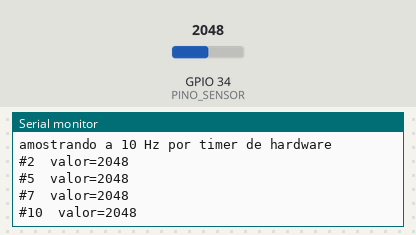
A sketch run on a simulated ESP32. On the bench: the last lines printed to the serial monitor. Inputs (shaded band) come from the test bench; at power-on: GPIO 34 (PINO_SENSOR) = 2048.

Above: at 1.5 s.
1.6 s: GPIO 34 (PINO_SENSOR) set to 1031
At 1.73 s:
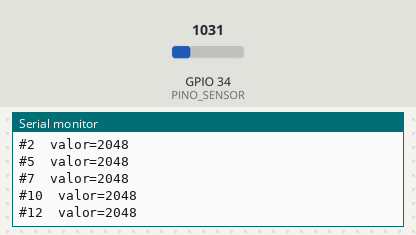
3.1 s: GPIO 34 (PINO_SENSOR) set to 954
At 3.48 s:
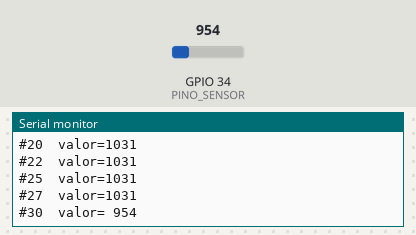
5.0 s: GPIO 34 (PINO_SENSOR) set to 107
At 5.23 s:
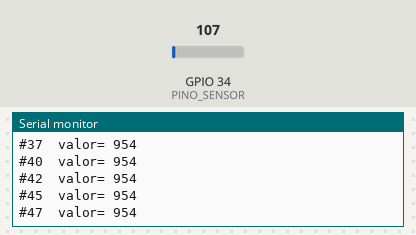
6.5 s: GPIO 34 (PINO_SENSOR) set to 95
At 6.98 s:
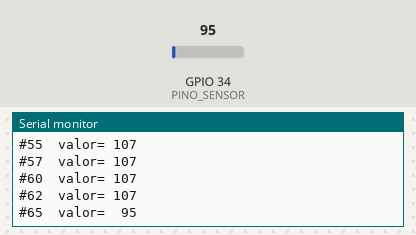

The sketch:

02d-timer-hardware.ino
```cpp
/*
 * Oficina de ESP32 — PETECO / UTFPR
 * 02. PWM e protocolos — timer de hardware (desafio da prática)
 *
 * Amostra um sensor em intervalo EXATO, sem depender de o loop() passar ali.
 *
 * ATENÇÃO: API do core 3.x.
 *   3.x (aqui):  timerBegin(frequencia) + timerAlarm(timer, valor, auto, cont)
 *   2.x (velho): timerBegin(num, divisor, contaPraCima) + timerAlarmWrite/Enable
 *
 * Montagem
 *   LDR ou potenciômetro no GPIO 34 (ADC1)
 */

const int PINO_SENSOR = 34;

hw_timer_t *timer = NULL;

// Compartilhadas entre a ISR e o loop: precisam ser volatile.
volatile bool     temAmostra = false;
volatile uint32_t amostra    = 0;
volatile uint32_t totalAmostras = 0;

// A ISR do timer segue as MESMAS regras da ISR de GPIO:
// IRAM_ATTR, nada de Serial.print, nada de delay, nada de alocação.
void IRAM_ATTR aoEstourarTimer() {
  amostra = analogRead(PINO_SENSOR);
  totalAmostras++;
  temAmostra = true;
}

void setup() {
  Serial.begin(115200);
  delay(300);

  // Base de 1 MHz: cada tique do contador vale 1 microssegundo.
  timer = timerBegin(1000000);
  timerAttachInterrupt(timer, &aoEstourarTimer);

  // Dispara a cada 100.000 tiques = 100.000 us = 100 ms = 10 Hz.
  //   true = recarrega sozinho    0 = repete para sempre
  timerAlarm(timer, 100000, true, 0);

  Serial.println("amostrando a 10 Hz por timer de hardware");
}

void loop() {
  if (temAmostra) {
    temAmostra = false;                 // consome a flag
    uint32_t valor = amostra;           // copia antes de usar

    Serial.printf("#%lu  valor=%4lu\n", totalAmostras, valor);
  }

  // Este atraso proposital mostra a diferença: mesmo com o loop lento,
  // a amostragem continua saindo a 10 Hz certinhos, porque quem conta
  // é o periférico, não o loop(). Com millis(), ela atrasaria junto.
  delay(250);
}
```

Measured:
- the behaviour switches between 1000 and 999 on GPIO 34 (PINO_SENSOR) (found by bisection; images 1 and 2)
- the behaviour switches between 100 and 99 on GPIO 34 (PINO_SENSOR) (found by bisection; images 3 and 4)
- after the input at 3.1 s, the serial monitor: prints a new line after 0.20 s (image 2)
- after the input at 6.5 s, the serial monitor: prints a new line after 0.30 s (image 4)
